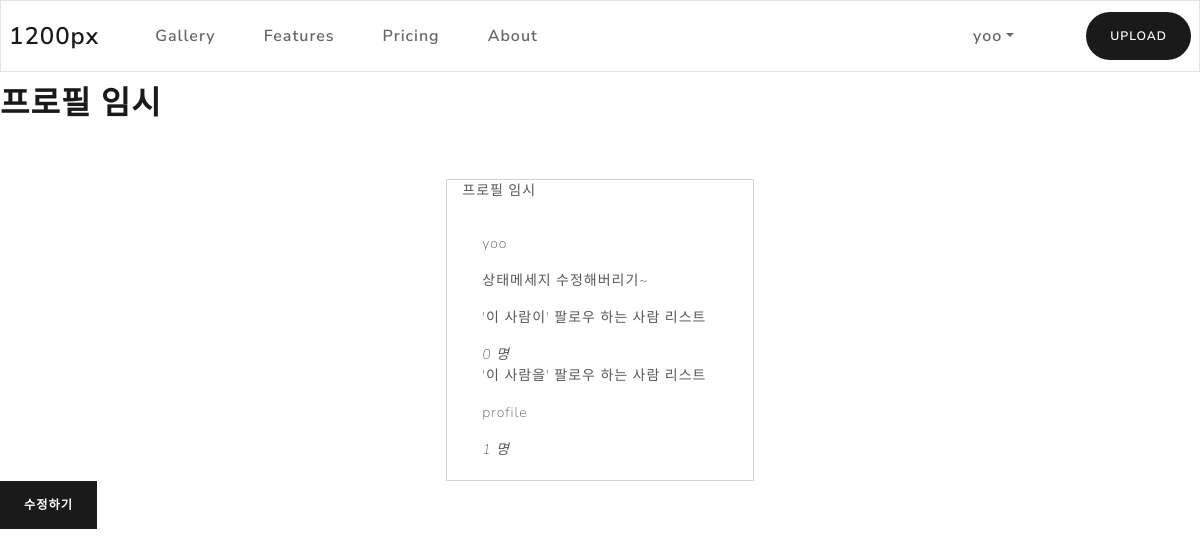
The app's page /user/yoo/ (signed in) with its own data.
### users/models.py (models this page shows, shortened)
class User(AbstractBaseUser):
    email = models.EmailField(verbose_name='email',
                              max_length=255, unique=True)
    username = models.CharField(
        verbose_name='username', max_length=20, unique=True)
    date_joined = models.DateField(default=timezone.now)
    last_login = models.DateField(auto_now=True)
    following = models.ManyToManyField('self', symmetrical=False, related_name='followers')
    is_admin = models.BooleanField(default=False)
    is_active = models.BooleanField(default=True)
    objects = CustomUserManager()
    USERNAME_FIELD = 'email'
    REQUIRED_FIELDS = ['username', ]
    def __str__(self):
        return self.username
    def total_following(self):
        return self.following.count()
    def total_followers(self):
        return self.followers.count()

class Profile(models.Model):
    user = models.OneToOneField(User, on_delete=models.CASCADE)
    profile_image = models.ImageField(
        blank=True, null=True, default='profile/default_profile.jpg', upload_to=user_directory_path)
    state_message = models.CharField(max_length=100, blank=True)
    intro = models.TextField(blank=True)

### users/views.py (the view)
# urls.py: path('<str:username>/',views.ProfileView.as_view(), name='profile'),
class ProfileView(DetailView):
    model = Profile
    template_name = "profile.html"
    def get_object(self):
        return get_object_or_404(Profile, user__username=self.kwargs['username'])
    def get_context_data(self, *args, **kwargs):
        object = self.get_object()
        context = super().get_context_data(*args, **kwargs)
        total_followers = object.user.total_followers()
        total_following = object.user.total_following()
        is_follow = True if self.request.user.following.filter(id = object.user.id).exists() else False
        context['total_followers'] = total_followers
        context['total_following'] = total_following
        context['is_follow'] = is_follow
        return context

### users/templates/profile.html (shortened to what this page needs)
{% extends "base.html" %}
{% block contents %}
<h1>프로필 임시</h1>
        <div class="row justify-content-md-center mt-5">
            <div class="card border-secondary col-md-3">
                <div class="card-title">
                    프로필 임시
                </div>
                <div class="card-body">
                    <p> {{ object.user }} </p>
                    <p> {{ object.state_message }}</p>
                    <p> '이 사람이' 팔로우 하는 사람 리스트 </p>
                    <i>{{ total_following }} 명</i>
                    <br>
                    <p> '이 사람을' 팔로우 하는 사람 리스트 </p>
                    {% for follower in object.user.followers.all %}
                    <p> {{ follower }}</p>
                    {% endfor%}
                    <i>{{ total_followers }} 명</i>
                </div>
            </div>
        </div>
        {% if request.user == object.user %}
        <a href="{% url 'users:profile_update' object.user.username %}" class="btn btn-primary">수정하기</a>
        {% endif %}
        {% endblock %}

### templates/base.html (shortened to what this page needs)
<html>
<head>
  <link rel="stylesheet" href="/static/bootstrap.min.css" />
</head>
<body>
  <nav class="navbar navbar-expand-lg navbar-light bg-light fixed-top">
    <a class="navbar-brand" href="#">1200px</a>
    <div class="collapse navbar-collapse" id="navbarColor03">
      <ul class="navbar-nav mr-auto ml-3">
        <li class="nav-item">
          <a class="nav-link" href="/gallery">Gallery
          </a>
        </li>
        <li class="nav-item">
          <a class="nav-link" href="#">Features</a>
        </li>
        <li class="nav-item">
          <a class="nav-link" href="#">Pricing</a>
        </li>
        <li class="nav-item">
          <a class="nav-link" href="#">About</a>
        </li>
      </ul>
      <ul class='navbar-nav ml-3'>
        {%if user.is_authenticated %}
        <li class="nav-item dropdown">
          <a class="nav-link dropdown-toggle" data-toggle="dropdown" href="#" role="button" aria-haspopup="true"
            aria-expanded="false">{{ user.username }}</a>
        <li class="nav-item ml-auto mr-auto">
          <a class="btn btn-primary rounded-pill" href="/gallery/upload"> UPLOAD </a>
        </li>
        </li>
        {% endif %}
      </ul>
    </div>
  </nav>
  <div class='mt-6'>
    {% block contents %}
    {% endblock %}
  </div>
</body>
</html>

### records on screen
User: username "yoo"
Profile: user "yoo", state_message "상태메세지 수정해버리기~"
User: username "profile"

### other values on screen
{{ total_following }} "0"
{{ total_followers }} "1"
